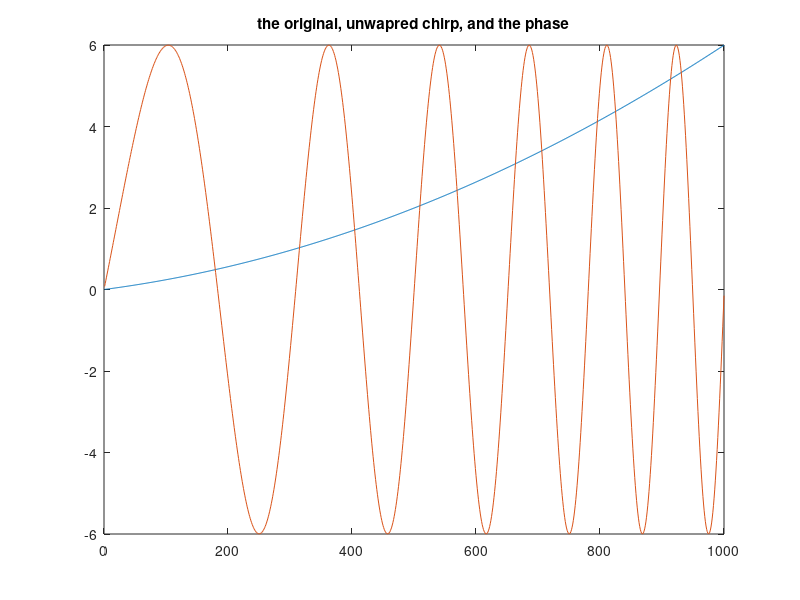

Write MATLAB code to recreate this figure. (Note: this script raises an error after producing the figure.)
%% Params
fs = 500;
t0 = 3; t_f = 4.999;
bpm_0 = 60; % max at 500 bpm
alpha = 2; 
%% building chirp from phase. Figure 1 plots the signal
t_sec = t0:1/fs:t_f;
f_0 = bpm_0 / 60; % beats per seconds
f_vec =  f_0 * (1 + alpha * (t_sec-t0)); % can be more complex...

phase_vec = cumsum(f_vec) / fs; % in radian
chirp = sin(2*pi*phase_vec);

figure(1)
plot(phase_vec);
hold on;
plot(max(phase_vec) * chirp); % just to normalize.
hold off;
title('the original, unwapred chirp, and the phase')

%% calling the warp function, and using the output resampling time tick.
t_warped = warp(t_sec, fs, alpha);
chirp_warped = interp1(t_sec, chirp, t_warped, 'spline'); 
phase_warped = interp1(t_sec, phase_vec, t_warped, 'spline'); 

figure(2)
plot(chirp_warped * max(phase_warped));
hold on;
plot(phase_warped);
hold off;
title('warping a chirp to a constant frequency sine wave');

%% How to recover a warped signal, and noise introduced by this process.
chirp_recovered = interp1(t_warped, chirp_warped, t_sec, 'spline');
diff = chirp_recovered - chirp;
figure(3)
plot(diff);
title('diff between chirp and chirp_recovered');


